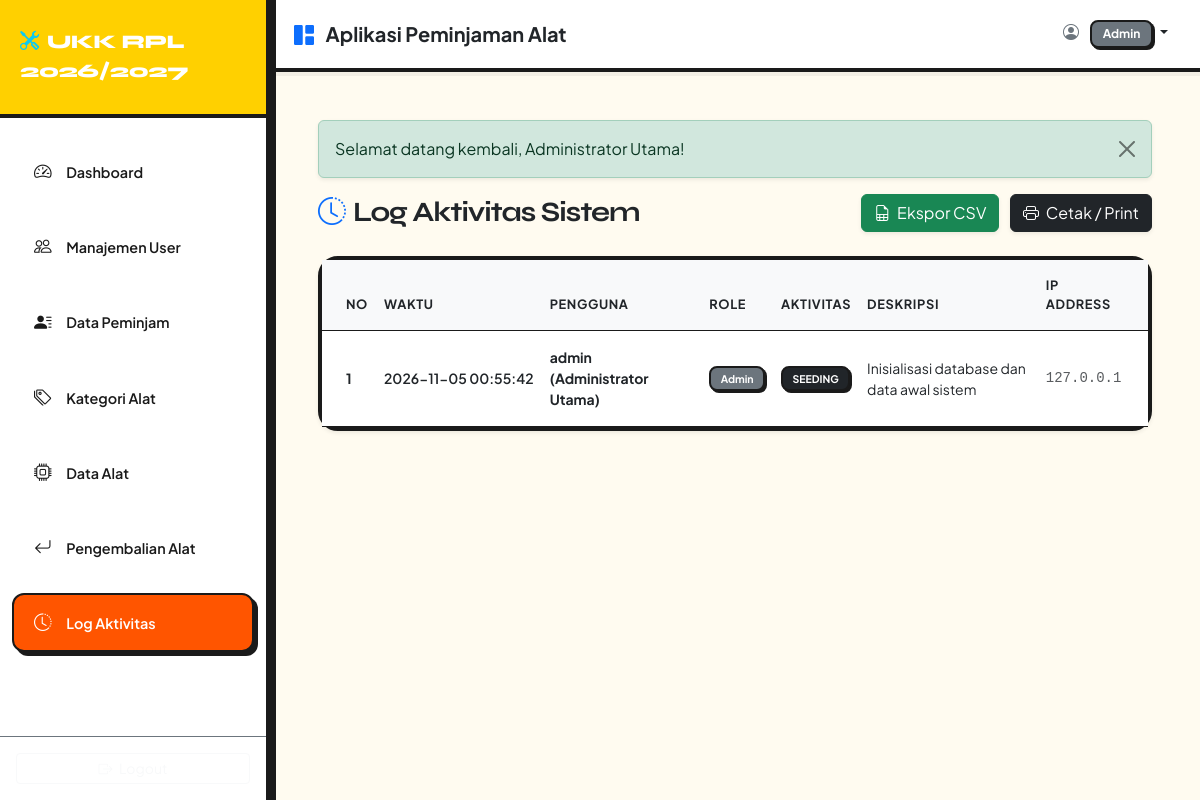
Page /public/index.php?route=admin/log-aktivitas (signed in) on the committed database.
### tables this page shows
CREATE TABLE log_aktivitas (
    id_log INT AUTO_INCREMENT PRIMARY KEY,
    id_user INT NOT NULL,
    aktivitas VARCHAR(100) NOT NULL,
    deskripsi TEXT,
    ip_address VARCHAR(45),
    created_at TIMESTAMP DEFAULT CURRENT_TIMESTAMP,
    FOREIGN KEY (id_user) REFERENCES users(id_user) ON DELETE CASCADE ON UPDATE CASCADE,
    INDEX idx_user_log (id_user),
    INDEX idx_created (created_at)
);

CREATE TABLE users (
    id_user INT AUTO_INCREMENT PRIMARY KEY,
    nama_lengkap VARCHAR(100) NOT NULL,
    username VARCHAR(50) NOT NULL UNIQUE,
    password VARCHAR(255) NOT NULL,
    role ENUM('admin', 'petugas', 'peminjam') NOT NULL,
    created_at TIMESTAMP DEFAULT CURRENT_TIMESTAMP,
    INDEX idx_username (username),
    INDEX idx_role (role)
);

### controllers/LogAktivitasController.php (called while the page is built, shortened)
<?php
require_once __DIR__ . '/../models/LogAktivitas.php';
class LogAktivitasController {
    public function index() {
        $logModel = new LogAktivitas();
        $logs = $logModel->getAll(500);
        $config = include __DIR__ . '/../config/app.php';
        require_once __DIR__ . '/../views/admin/log-aktivitas/index.php';
    }
}

### public/index.php (called while the page is built, shortened)
<?php
require_once __DIR__ . '/../config/app.php';
require_once __DIR__ . '/../routes/web.php';

### config/app.php (called while the page is built)
<?php
return [
    'app_name' => 'Aplikasi Peminjaman Alat UKK RPL',
    'app_version' => '1.0.0',
    'base_url' => 'http://localhost/aplikasi-peminjaman-1/public',
    'denda_per_hari' => 5000.00
];

### config/database.php (called while the page is built)
<?php
class Database {
    private static $instance = null;
    private $pdo;
    private $host = 'localhost';
    private $db_name = 'db_peminjaman';
    private $username = 'root';
    private $password = '';
    private function __construct() {
        try {
            $dsn = "mysql:host=" . $this->host . ";dbname=" . $this->db_name . ";charset=utf8mb4";
            $options = [
                PDO::ATTR_ERRMODE => PDO::ERRMODE_EXCEPTION,
                PDO::ATTR_DEFAULT_FETCH_MODE => PDO::FETCH_ASSOC,
                PDO::ATTR_EMULATE_PREPARES => false,
            ];
            $this->pdo = new PDO($dsn, $this->username, $this->password, $options);
        } catch(PDOException $e) {
            die("Koneksi Database Gagal: " . $e->getMessage());
        }
    }
    public static function getInstance() {
        if (self::$instance === null) {
            self::$instance = new self();
        }
        return self::$instance;
    }
    public function getConnection() {
        return $this->pdo;
    }
}

### models/LogAktivitas.php (called while the page is built, shortened)
<?php
require_once __DIR__ . '/../config/database.php';
class LogAktivitas {
    private $db;
    public function __construct() {
        $this->db = Database::getInstance()->getConnection();
    }
    public function getAll($limit = 100) {
        $stmt = $this->db->prepare("SELECT l.*, u.nama_lengkap, u.username, u.role
                                    FROM log_aktivitas l
                                    JOIN users u ON l.id_user = u.id_user
                                    ORDER BY l.id_log DESC LIMIT ?");
        $stmt->bindValue(1, (int)$limit, PDO::PARAM_INT);
        $stmt->execute();
        return $stmt->fetchAll();
    }
}

### views/admin/log-aktivitas/index.php (the view, shortened to what this page needs)
<?php
require_once __DIR__ . '/../../layouts/header.php';
require_once __DIR__ . '/../../layouts/sidebar.php';
require_once __DIR__ . '/../../layouts/navbar.php';
$logs = $logs ?? [];
$baseUrl = $config['base_url'] ?? '';
?>
<div class="d-flex justify-content-between align-items-center mb-4">
    <h3 class="fw-bold text-dark m-0"><i class="bi bi-clock-history me-2 text-primary"></i>Log Aktivitas Sistem</h3>
    <div>
        <a href="<?php echo htmlspecialchars($baseUrl); ?>/index.php?route=admin/log-aktivitas/export" class="btn btn-success shadow-sm me-2">
            <i class="bi bi-file-earmark-spreadsheet me-1"></i> Ekspor CSV
        </a>
        <button type="button" class="btn btn-dark shadow-sm" data-bs-toggle="modal" data-bs-target="#modalCetakLog">
            <i class="bi bi-printer me-1"></i> Cetak / Print
        </button>
    </div>
</div>
<div class="card shadow-sm">
    <div class="card-body p-0">
        <div class="table-responsive">
            <table class="table table-hover align-middle mb-0 small">
                <thead class="table-light">
                    <tr>
                        <th class="ps-4 py-3 text-dark fw-bold text-uppercase">No</th>
                        <th class="py-3 text-dark fw-bold text-uppercase">Waktu</th>
                        <th class="py-3 text-dark fw-bold text-uppercase">Pengguna</th>
                        <th class="py-3 text-dark fw-bold text-uppercase">Role</th>
                        <th class="py-3 text-dark fw-bold text-uppercase">Aktivitas</th>
                        <th class="py-3 text-dark fw-bold text-uppercase">Deskripsi</th>
                        <th class="pe-4 py-3 text-dark fw-bold text-uppercase">IP Address</th>
                    </tr>
                </thead>
                <tbody>
                    <?php if (empty($logs)): ?>
                        <tr><td colspan="7" class="text-center py-4 text-dark fw-semibold">Belum ada log aktivitas.</td></tr>
                    <?php else: ?>
                        <?php foreach ($logs as $index => $log): ?>
                            <tr>
                                <td class="ps-4 py-3 text-dark fw-bold"><?php echo $index + 1; ?></td>
                                <td class="text-dark fw-semibold py-3" style="white-space: nowrap;"><?php echo htmlspecialchars($log['created_at'] ?? ''); ?></td>
                                <td class="fw-bold text-dark py-3"><?php echo htmlspecialchars($log['username'] ?? ''); ?> (<?php echo htmlspecialchars($log['nama_lengkap'] ?? ''); ?>)</td>
                                <td class="py-3"><span class="badge bg-secondary text-capitalize"><?php echo htmlspecialchars($log['role'] ?? ''); ?></span></td>
                                <td class="py-3"><span class="badge bg-dark text-white"><?php echo htmlspecialchars($log['aktivitas'] ?? ''); ?></span></td>
                                <td class="text-dark py-3"><?php echo htmlspecialchars($log['deskripsi'] ?? ''); ?></td>
                                <td class="pe-4 font-monospace text-muted py-3"><?php echo htmlspecialchars($log['ip_address'] ?? ''); ?></td>
                            </tr>
                        <?php endforeach; ?>
                    <?php endif; ?>
                </tbody>
            </table>
        </div>
    </div>
</div>
<?php require_once __DIR__ . '/../../layouts/footer.php'; ?>

### views/layouts/header.php (style rules this page uses)
:root { --ov-bg: #fffbf0; --ov-surface: #ffffff; --ov-text: #1a1a1a; --ov-muted: #666666; --ov-border: #1a1a1a; --ov-accent: #ff5500; --ov-yellow: #ffd000; }
body { background-color: var(--ov-bg); color: var(--ov-text); font-family: 'Plus Jakarta Sans', sans-serif; min-height: 100vh; }
h1, h2, h3, h4, h5, .brand-font { font-family: 'Syne', sans-serif; font-weight: 800; letter-spacing: -0.04em; }
.card { background-color: var(--ov-surface); border: 4px solid var(--ov-border); border-radius: 20px; box-shadow: 6px 6px 0 0 var(--ov-border); transition: all 0.15s ease; }
.table { color: var(--ov-text) !important; border-color: var(--ov-border) !important; }
.table-light { background-color: #fff4d1 !important; color: var(--ov-text) !important; border-color: var(--ov-border) !important; font-weight: 700; text-transform: uppercase; font-size: 0.8rem; letter-spacing: 0.05em; }
.badge { border: 2px solid var(--ov-border); border-radius: 8px; font-weight: 700; padding: 0.5em 0.9em; box-shadow: 2px 2px 0 0 var(--ov-border); }

### rows in the picture
log_aktivitas: created_at "2026-11-05 00:55:42", id_user.username "admin", id_user.nama_lengkap "Administrator Utama", id_user.role "Admin", aktivitas "SEEDING", deskripsi "Inisialisasi database dan data awal sistem", ip_address "127.0.0.1"

### other values in the picture
$_SESSION['role'] "Admin"
$flash['message'] "Selamat datang kembali, Administrator Utama!"
